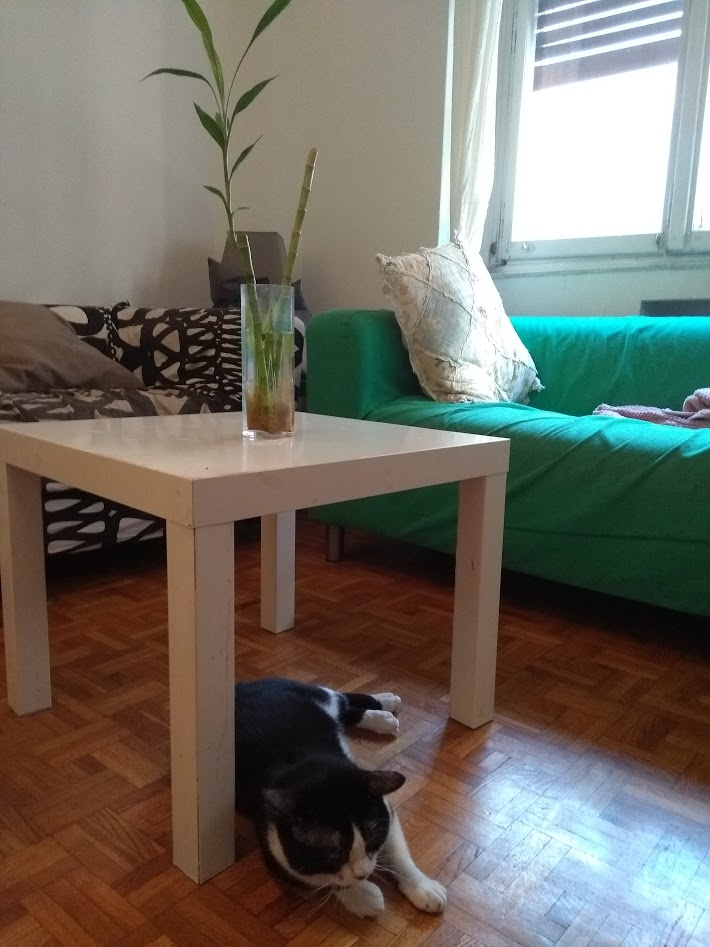
#> input picture block-3/2-Homography/desk1.jpg, 710 x 947 px
$ python fundamental_matrix.py
#> lines starting #> are read from the running program, lines starting #| are printed output that depends on the picture
### select_points.py
import cv2
import matplotlib.pyplot as plt
import time
import numpy
import random
class CorrespondencePoints( ):
    def __init__(self , path1 , path2 , points):

        #Read the originals in rgb
#> called with path1 = 'desk1.jpg', path2 = 'desk2.jpg', points = 15
        self.img1 = cv2.cvtColor(cv2.imread(path1), cv2.COLOR_BGR2RGB)
        self.img2 = cv2.cvtColor(cv2.imread(path2), cv2.COLOR_BGR2RGB)
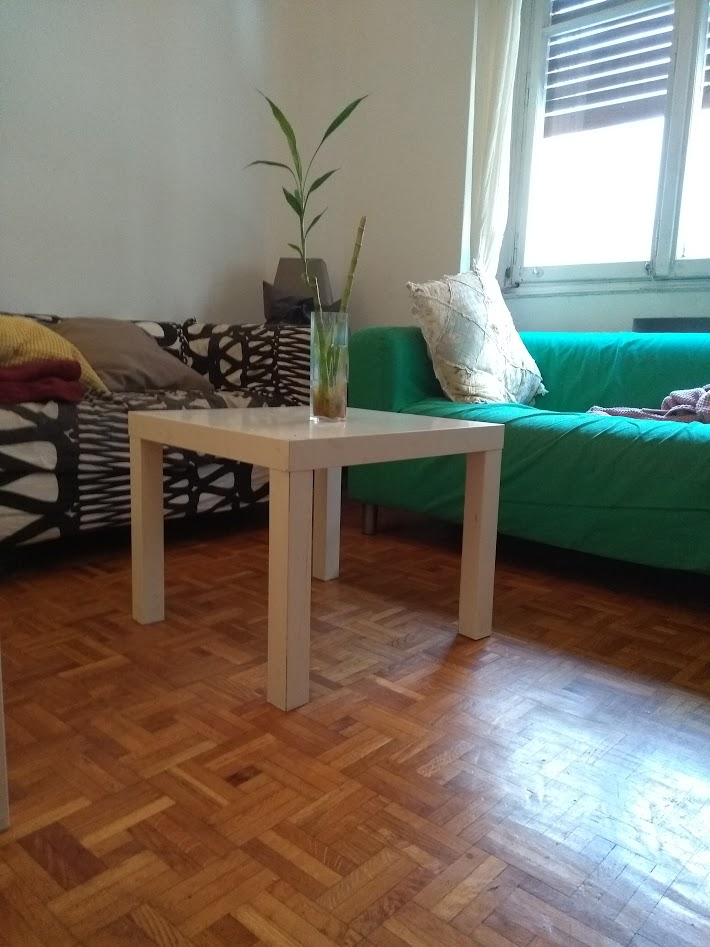
#> input picture block-3/2-Homography/desk2.jpg, 710 x 947 px
        #Make a copy to "mark the dots"
        self.img1_copy = self.img1.copy()
        self.img2_copy = self.img2.copy()

        self.corresponding_points = points
        self.iterator = 0

        self.close = False # To block exiting fn
        self.point = ()  #For each individual point
        self.correspondence1 = [] #Correspondence vector in img1
        self.correspondence2 = [] #Correspondence vector in img2
        self.fig = plt.figure()
        self.color =  (random.randrange(256),random.randrange(256),random.randrange(256))
    def getCoord(self):
        #Show the images

        self.ax1 = self.fig.add_subplot(121)
        plt.imshow(self.img1)

        self.ax2 = self.fig.add_subplot(122)
        plt.imshow(self.img2 )

        #Link the click event to the onclick fn
        cid = self.fig.canvas.mpl_connect('button_press_event', self.onclick)
        print("Click on the 1st image")
        plt.show()
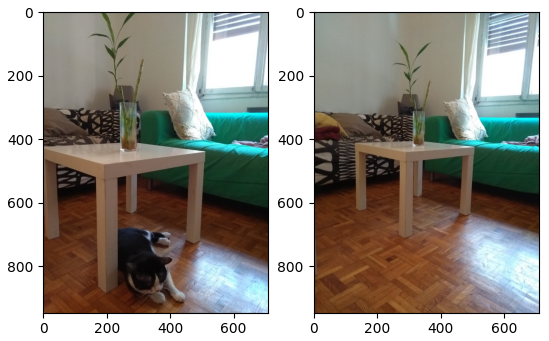
#> figure drawn by matplotlib, 2 panels

        #Wait for the points to be clicked
        while not self.close:
            pass
        return

    # [49 lines left out: function onclick, not called in this run]

#Usage
# [5 lines that do not run on import are left out]

### block-3/2-Homography/fundamental_matrix.py
import sys
sys.path.append('../../')
import select_points
import cv2
import numpy as np
from matplotlib import pyplot as plt

rep = select_points.CorrespondencePoints('desk1.jpg' , 'desk2.jpg' ,15)
print("Please mark 15 corresponding points on each picture")
#> (the run stopped early here; a loop or call above may not have finished)
